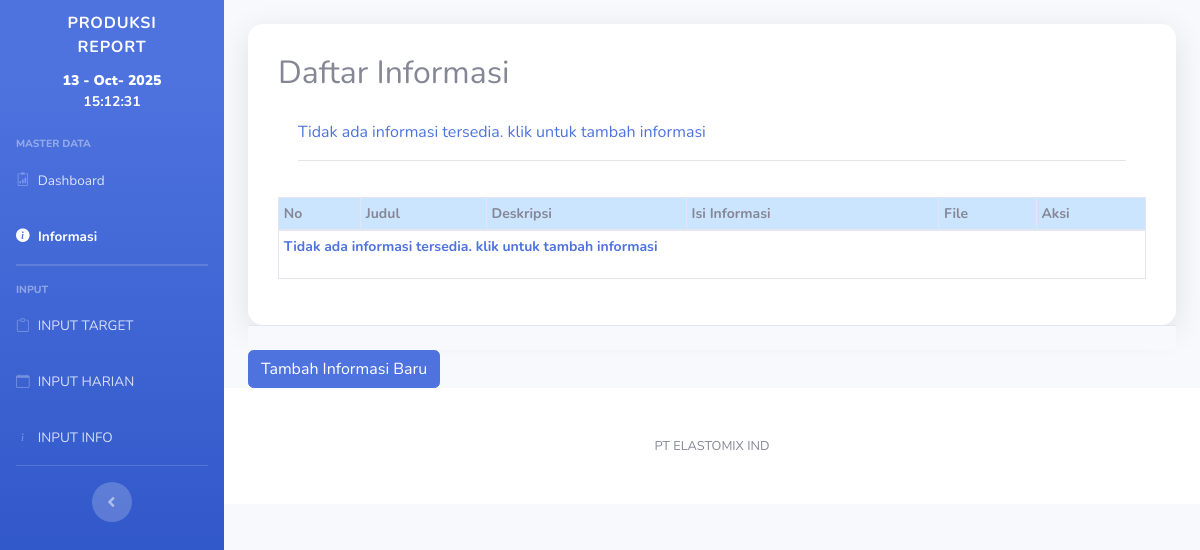
The app's page /Produksi-report/informasi.php, older data.
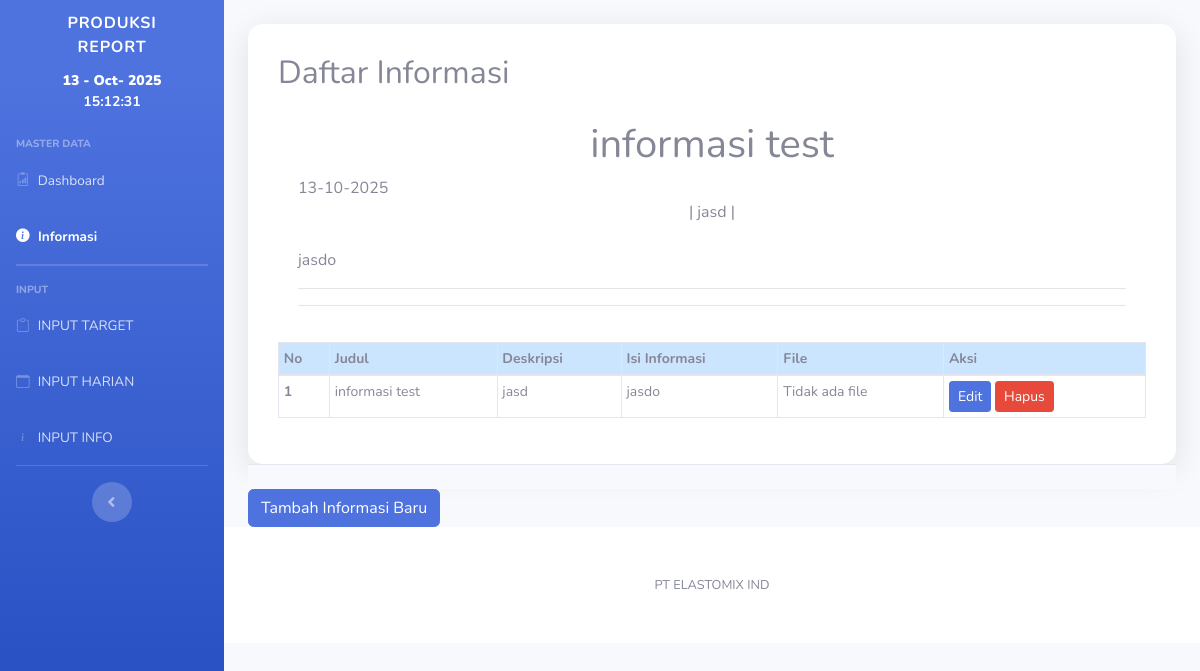
The same page, newer data.
### tables this page shows
CREATE TABLE `info` (
  `id` int NOT NULL,
  `judul` varchar(50) NOT NULL,
  `isi` text NOT NULL,
  `deskripsi` varchar(50) NOT NULL,
  `file` varchar(50) DEFAULT NULL,
  `created_at` datetime NOT NULL DEFAULT CURRENT_TIMESTAMP,
  `updated_at` datetime DEFAULT NULL
);

### Produksi-report/informasi.php (the view, shortened to what this page needs)
<?php
$page_title = "INFORMASI";
include '../layout/header.php';
?>
<div class="container-fluid">
    <div class="existing-targets">
        <h2>Daftar Informasi</h2>
        <div class="card-body">
            <?php
            try {
                $stmt = $pdo->query("SELECT * FROM info ORDER BY created_at DESC");
                $infos = $stmt->fetchAll();
                if ($infos) {
                    foreach ($infos as $info) {
                        echo "<h1 class='text-center' style='word-break:break-word; white-space:normal;'>" . htmlspecialchars($info['judul']) . "</h1><div>" . htmlspecialchars(date('d-m-Y', strtotime($info['created_at']))) . "</div>";
                        echo "<div class='text-center'>"  . '|  ' . htmlspecialchars($info['deskripsi']) . ' |</div>  <br>';
                        echo "<p class='text-justify' style='word-break:break-word; white-space:normal;'>" . nl2br(htmlspecialchars($info['isi'])) . "</p>";
                        echo "<hr>";
                    }
                } else {
                    echo "<p><a href='input-info.php'>Tidak ada informasi tersedia. klik untuk tambah informasi<a></p>";
                }
            } catch (Exception $e) {
                echo "<p>Error: " . htmlspecialchars($e->getMessage()) . "</p>";
            }
            ?>
            <b>
                <hr>
            </b>
        </div>
        <div class="table-responsive" id="tabelContainer">
            <table class="table table-bordered table-sm text-justify">
                <thead>
                    <tr>
                        <th class="text-justify">No</th>
                        <th class="text-justify">Judul</th>
                        <th class="text-justify">Deskripsi</th>
                        <th class="text-justify">Isi Informasi</th>
                        <th class="text-justify">File</th>
                        <th class="text-justify">Aksi</th>
                    </tr>
                </thead>
                <tbody>
                    <?php
                    require_once '../backend/config.php';
                    try {
                        $stmt = $pdo->query("SELECT * FROM info ORDER BY created_at DESC");
                        $infos = $stmt->fetchAll();
                        if ($infos) {
                            foreach ($infos as $index => $info) {
                                echo "<tr>";
                                echo "<td class='text-justify'>" . ($index + 1) . "</td>";
                                echo "<td class='text-justify'>" . htmlspecialchars($info['judul']) . "</td>";
                                echo "<td class='text-justify'>" . htmlspecialchars($info['deskripsi']) . "</td>";
                                echo "<td class='text-justify' style='max-width:50000px; '>" . nl2br(htmlspecialchars($info['isi'])) . "</td>";
                                echo "<td class='text-justify'>";
                                if (!empty($info['file'])) {
                                    echo "<a href='../uploads/info/" . htmlspecialchars($info['file']) . "' target='_blank'>Lihat File</a>";
                                } else {
                                    echo "Tidak ada file";
                                }
                                echo "</td>";
                                echo "<td class='text-justify'>
                                    <a href='edit-info.php?id=" . $info['id'] . "' class='btn btn-sm btn-primary'>Edit</a>
                                    <a href='../backend/proses-informasi.php?id=" . $info['id'] . "' class='btn btn-sm btn-danger' onclick=\"return confirm('Yakin ingin menghapus informasi ini?');\">Hapus</a>
                                  </td>";
                                echo "</tr>";
                            }
                        } else {
                            echo "<tr><td colspan='6' class='text-justify'><p><a href='input-info.php'>Tidak ada informasi tersedia. klik untuk tambah informasi</a></p></td></tr>";
                        }
                    } catch (Exception $e) {
                        echo "<tr><td colspan='6' class='text-justify'>Error: " . htmlspecialchars($e->getMessage()) . "</td></tr>";
                    }
                    ?>
                </tbody>
            </table>
        </div>
    </div>
    <div class="card-footer"></div>
    <a href="input-info.php" class="btn btn-primary">Tambah Informasi Baru</a>
    <?php
    include '../layout/footer.php';
    ?>

### layout/header.php (shortened to what this page needs)
<!DOCTYPE html>
<html lang="en">
<head>
    <link rel="stylesheet" href="https://cdn.jsdelivr.net/npm/bootstrap-icons@1.13.1/font/bootstrap-icons.min.css">
    <link rel="stylesheet" href="../css/style.css">
    <link href="https://cdnjs.cloudflare.com/ajax/libs/select2/4.0.13/css/select2.min.css" rel="stylesheet" />
    <link href="../vendor/fontawesome-free/css/all.min.css" rel="stylesheet" type="text/css">
    <link href="../css/sb-admin-2.min.css" rel="stylesheet">
</head>
<body id="page-top">
    <div id="wrapper">
        <ul class="navbar-nav bg-gradient-primary sidebar sidebar-dark accordion" id="accordionSidebar">
            <a class="sidebar-brand d-flex align-items-center justify-content-center" href="index">
                <div class="mx-3" style="text-align:center;  color:#fff; font-weight:bold;">Produksi Report</div>
            </a>
            <div style="text-align:center; font-size:14px; color:#fff; font-weight:bold;">
                <?php
                echo '<b>' . date('d - M- Y') . '</b>';
                ?>
                <br>
                <span id="jam" style="font-weight:bold;">
                </span>
            </div>
            <br>
            <div class="sidebar-heading">
                Master Data
            </div>
            <li <?php if ($page_title === "Halaman Utama") echo 'class="active nav-item"'; ?> class="nav-item">
                <a class="nav-link" href="index">
                    <i class="bi bi-clipboard2-data"></i>
                    <span>Dashboard</span></a>
            </li>
            <li <?php if ($page_title === "INFORMASI") echo 'class="active nav-item"'; ?> class="nav-item">
                <a class="nav-link" href="informasi">
                    <i class="bi bi-info-circle-fill"></i>
                    <span>Informasi</span></a>
            </li>
            <hr class="sidebar-divider my-0">
            <hr class="sidebar-divider">
            <div class="sidebar-heading">
                INPUT
            </div>
            <li <?php if ($page_title === "Input Target Produksi") echo 'class="active nav-item"'; ?> class="nav-item">
                <a class="nav-link" href="input-target">
                    <i class="bi bi-clipboard"></i></i>
                    <span>INPUT TARGET</span></a>
            </li>
            <li <?php if ($page_title === "Input Harian") echo 'class="active nav-item"'; ?> class="nav-item">
                <a class="nav-link" href="input-harian">
                    <i class="bi bi-calendar"></i>
                    <span>INPUT HARIAN</span></a>
            </li>
            <li <?php if ($page_title === "Input Info") echo 'class="active nav-item"'; ?> class="nav-item">
                <a class="nav-link" href="input-info">
                    <i class="bi bi-info"></i>
                    <span>INPUT INFO</span></a>
            </li>
            <hr class="sidebar-divider d-none d-md-block">
            <div class="text-center d-none d-md-inline">
                <button class="rounded-circle border-0" id="sidebarToggle"></button>
            </div>
        </ul>
        <div id="content-wrapper" class="d-flex flex-column">
            <div id="content">
                <br>

### layout/footer.php (shortened to what this page needs)
</div>
<footer class="sticky-footer bg-white">
    <div class="container my-auto">
        <div class="copyright text-center my-auto">
            <span>PT ELASTOMIX IND</span>
        </div>
    </div>
</footer>
</div>
</div>
</body>
</html>

### css/style.css (style rules this page uses)
* { margin: 0; padding: 0; box-sizing: border-box; }
body { font-family: "Segoe UI", Tahoma, Geneva, Verdana, sans-serif; background: #000000bd; color: #000000; line-height: 1.6; min-height: 100vh; }
.container { max-width: 1200px; margin: 0 auto; padding: 20px; }
.btn { padding: 15px 30px; border: none; border-radius: 10px; text-decoration: none; font-weight: bold; cursor: pointer; transition: all 0.3s ease; display: inline-flex; align-items: center; gap: 8px; font-size: 16px; }
.existing-targets { background: rgba(255, 255, 255, 0.95); padding: 30px; border-radius: 15px; box-shadow: 0 8px 32px rgba(0, 0, 0, 0.1); }
.btn { padding: 10px 20px; border: none; border-radius: 4px; cursor: pointer; text-decoration: none; display: inline-block; }
th, td { text-align: center; font-size: 14px; }
th { background-color: #cce5ff; }
td:first-child { font-weight: bold; text-align: left; }

Row changes from the older to the newer data that the page shows:
added info: judul "informasi test", created_at "13-10-2025", deskripsi "jasd", isi "jasdo", shows "Tidak ada file"
Text that changed along with them:
text no longer shown: "Tidak ada informasi tersedia. klik untuk tambah informasi Tidak ada informasi tersedia. klik untuk tambah informasi"
